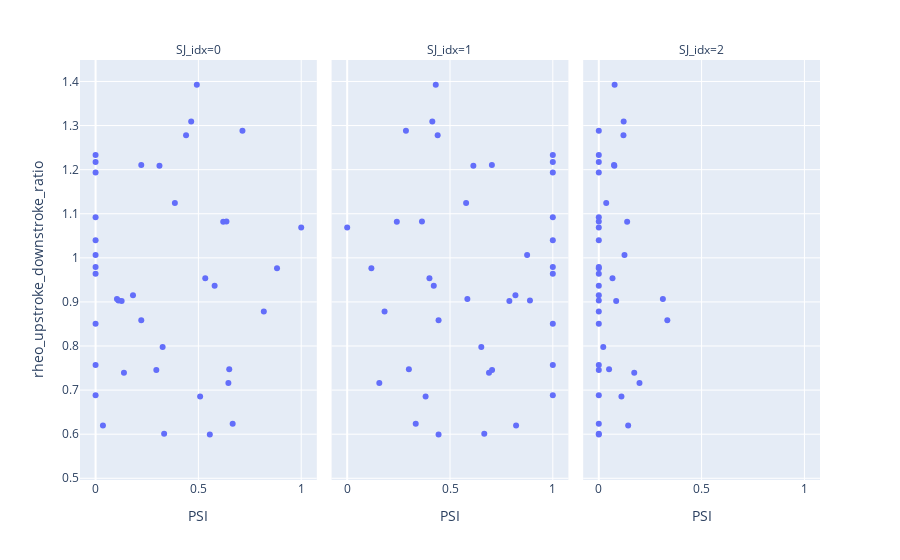

The notebook cell this image was saved under:
### Code cell
adata.plot_SJ_prop_sc_ttype(intron_group, ephys_prop)

### Figure 1 — Plotly figure (JSON) as saved in the notebook; plotly's stock layout.template omitted (floating-point values rounded to 4 significant figures)
{"data": [{"hovertemplate": "<b>%{hovertext}</b><br><br>SJ_idx=0<br>PSI=%{x}<br>rheo_upstroke_downstroke_ratio=%{y}<extra></extra>", "hovertext": ["Sst Calb2 Pdlim5", "Sst Esm1", "Sst Calb2 Necab1", "Sst Hpse Cbln4", "Sst Tac2 Myh4", "Pvalb Tpbg", "Vip Crispld2 Kcne4", "Vip Pygm C1ql1", "Vip Lmo1 Myl1", "Pvalb Vipr2", "Vip Rspo4 Rxfp1 Chat", "Pvalb Reln Itm2a", "Sst Chodl", "Pvalb Akr1c18 Ntf3", "Pvalb Gabrg1", "Pvalb Sema3e Kank4", "Sst Tac1 Htr1d", "Sst Crhr2 Efemp1", "Sst Tac1 Tacr3", "Sst Rxfp1 Prdm8", "Sst Crh 4930553C11Rik ", "Sst Tac2 Tacstd2", "Pvalb Reln Tac1", "Pvalb Th Sst", "Sst Nts", "Sst Hpse Sema3c", "Sst Rxfp1 Eya1", "Sst Mme Fam114a1", "Sst Myh8 Etv1 ", "Lamp5 Lsp1", "Lamp5 Plch2 Dock5", "Lamp5 Ntn1 Npy2r", "Sncg Vip Itih5", "Vip Lect1 Oxtr", "Sst Nr2f2 Necab1", "Sncg Vip Nptx2", "Vip Crispld2 Htr2c", "Vip Ptprt Pkp2", "Pvalb Gpr149 Islr", "Sncg Gpr50", "Lamp5 Fam19a1 Tmem182", "Vip Col15a1 Pde1a", "Serpinf1 Aqp5 Vip", "Pvalb Calb1 Sst", "Vip Chat Htr1f", "Vip Lmo1 Fam159b", "Vip Arhgap36 Hmcn1"], "legendgroup": "", "marker": {"color": "#636efa", "symbol": "circle"}, "mode": "markers", "name": "", "orientation": "v", "showlegend": false, "type": "scatter", "x": [0.3106, 0.4923, 0.44, 0.465, 0.3333, 0.5085, 0, 0.5556, null, 0.6667, null, 0.6458, 0.03571, 0.65, 0.7143, 0.6207, 0.2222, 0.3855, 0.2222, 0.1039, 0.6364, 0.3261, 0.8182, 0.8824, 0.1111, 0, 0.1379, 0.5789, 0.1818, 0.1268, 0.2955, 0, 0, null, 0.5333, 0, null, 0, null, 0, 0, 0, null, 1, 0, null, 0], "xaxis": "x", "y": [1.209, 1.393, 1.278, 1.309, 0.6007, 0.6853, 0.6881, 0.599, 0.5785, 0.6234, 0.5522, 0.7159, 0.6195, 0.7474, 1.288, 1.082, 1.21, 1.124, 0.8586, 0.9065, 1.082, 0.7979, 0.878, 0.9762, 0.9029, 1.006, 0.7394, 0.9369, 0.9153, 0.9022, 0.7457, 0.8506, 0.7567, 0.836, 0.9535, 0.9791, 1.225, 1.233, 1.272, 1.092, 0.9638, 1.04, 1.343, 1.069, 1.194, 1.215, 1.217], "yaxis": "y"}, {"hovertemplate": "<b>%{hovertext}</b><br><br>SJ_idx=1<br>PSI=%{x}<br>rheo_upstroke_downstroke_ratio=%{y}<extra></extra>", "hovertext": ["Sst Calb2 Pdlim5", "Sst Esm1", "Sst Calb2 Necab1", "Sst Hpse Cbln4", "Sst Tac2 Myh4", "Pvalb Tpbg", "Vip Crispld2 Kcne4", "Vip Pygm C1ql1", "Vip Lmo1 Myl1", "Pvalb Vipr2", "Vip Rspo4 Rxfp1 Chat", "Pvalb Reln Itm2a", "Sst Chodl", "Pvalb Akr1c18 Ntf3", "Pvalb Gabrg1", "Pvalb Sema3e Kank4", "Sst Tac1 Htr1d", "Sst Crhr2 Efemp1", "Sst Tac1 Tacr3", "Sst Rxfp1 Prdm8", "Sst Crh 4930553C11Rik ", "Sst Tac2 Tacstd2", "Pvalb Reln Tac1", "Pvalb Th Sst", "Sst Nts", "Sst Hpse Sema3c", "Sst Rxfp1 Eya1", "Sst Mme Fam114a1", "Sst Myh8 Etv1 ", "Lamp5 Lsp1", "Lamp5 Plch2 Dock5", "Lamp5 Ntn1 Npy2r", "Sncg Vip Itih5", "Vip Lect1 Oxtr", "Sst Nr2f2 Necab1", "Sncg Vip Nptx2", "Vip Crispld2 Htr2c", "Vip Ptprt Pkp2", "Pvalb Gpr149 Islr", "Sncg Gpr50", "Lamp5 Fam19a1 Tmem182", "Vip Col15a1 Pde1a", "Serpinf1 Aqp5 Vip", "Pvalb Calb1 Sst", "Vip Chat Htr1f", "Vip Lmo1 Fam159b", "Vip Arhgap36 Hmcn1"], "legendgroup": "", "marker": {"color": "#636efa", "symbol": "circle"}, "mode": "markers", "name": "", "orientation": "v", "showlegend": false, "type": "scatter", "x": [0.6136, 0.4308, 0.44, 0.414, 0.6667, 0.3814, 1, 0.4444, null, 0.3333, null, 0.1562, 0.8214, 0.3, 0.2857, 0.2414, 0.7037, 0.5783, 0.4444, 0.5844, 0.3636, 0.6522, 0.1818, 0.1176, 0.8889, 0.875, 0.6897, 0.4211, 0.8182, 0.7887, 0.7045, 1, 1, null, 0.4, 1, null, 1, null, 1, 1, 1, null, 0, 1, null, 1], "xaxis": "x2", "y": [1.209, 1.393, 1.278, 1.309, 0.6007, 0.6853, 0.6881, 0.599, 0.5785, 0.6234, 0.5522, 0.7159, 0.6195, 0.7474, 1.288, 1.082, 1.21, 1.124, 0.8586, 0.9065, 1.082, 0.7979, 0.878, 0.9762, 0.9029, 1.006, 0.7394, 0.9369, 0.9153, 0.9022, 0.7457, 0.8506, 0.7567, 0.836, 0.9535, 0.9791, 1.225, 1.233, 1.272, 1.092, 0.9638, 1.04, 1.343, 1.069, 1.194, 1.215, 1.217], "yaxis": "y2"}, {"hovertemplate": "<b>%{hovertext}</b><br><br>SJ_idx=2<br>PSI=%{x}<br>rheo_upstroke_downstroke_ratio=%{y}<extra></extra>", "hovertext": ["Sst Calb2 Pdlim5", "Sst Esm1", "Sst Calb2 Necab1", "Sst Hpse Cbln4", "Sst Tac2 Myh4", "Pvalb Tpbg", "Vip Crispld2 Kcne4", "Vip Pygm C1ql1", "Vip Lmo1 Myl1", "Pvalb Vipr2", "Vip Rspo4 Rxfp1 Chat", "Pvalb Reln Itm2a", "Sst Chodl", "Pvalb Akr1c18 Ntf3", "Pvalb Gabrg1", "Pvalb Sema3e Kank4", "Sst Tac1 Htr1d", "Sst Crhr2 Efemp1", "Sst Tac1 Tacr3", "Sst Rxfp1 Prdm8", "Sst Crh 4930553C11Rik ", "Sst Tac2 Tacstd2", "Pvalb Reln Tac1", "Pvalb Th Sst", "Sst Nts", "Sst Hpse Sema3c", "Sst Rxfp1 Eya1", "Sst Mme Fam114a1", "Sst Myh8 Etv1 ", "Lamp5 Lsp1", "Lamp5 Plch2 Dock5", "Lamp5 Ntn1 Npy2r", "Sncg Vip Itih5", "Vip Lect1 Oxtr", "Sst Nr2f2 Necab1", "Sncg Vip Nptx2", "Vip Crispld2 Htr2c", "Vip Ptprt Pkp2", "Pvalb Gpr149 Islr", "Sncg Gpr50", "Lamp5 Fam19a1 Tmem182", "Vip Col15a1 Pde1a", "Serpinf1 Aqp5 Vip", "Pvalb Calb1 Sst", "Vip Chat Htr1f", "Vip Lmo1 Fam159b", "Vip Arhgap36 Hmcn1"], "legendgroup": "", "marker": {"color": "#636efa", "symbol": "circle"}, "mode": "markers", "name": "", "orientation": "v", "showlegend": false, "type": "scatter", "x": [0.07576, 0.07692, 0.12, 0.121, 0, 0.1102, 0, 0, null, 0, null, 0.1979, 0.1429, 0.05, 0, 0.1379, 0.07407, 0.03614, 0.3333, 0.3117, 0, 0.02174, 0, 0, 0, 0.125, 0.1724, 0, 0, 0.08451, 0, 0, 0, null, 0.06667, 0, null, 0, null, 0, 0, 0, null, 0, 0, null, 0], "xaxis": "x3", "y": [1.209, 1.393, 1.278, 1.309, 0.6007, 0.6853, 0.6881, 0.599, 0.5785, 0.6234, 0.5522, 0.7159, 0.6195, 0.7474, 1.288, 1.082, 1.21, 1.124, 0.8586, 0.9065, 1.082, 0.7979, 0.878, 0.9762, 0.9029, 1.006, 0.7394, 0.9369, 0.9153, 0.9022, 0.7457, 0.8506, 0.7567, 0.836, 0.9535, 0.9791, 1.225, 1.233, 1.272, 1.092, 0.9638, 1.04, 1.343, 1.069, 1.194, 1.215, 1.217], "yaxis": "y3"}], "layout": {"annotations": [{"font": {}, "showarrow": false, "text": "SJ_idx=0", "x": 0.16, "xanchor": "center", "xref": "paper", "y": 1, "yanchor": "bottom", "yref": "paper"}, {"font": {}, "showarrow": false, "text": "SJ_idx=1", "x": 0.5, "xanchor": "center", "xref": "paper", "y": 1, "yanchor": "bottom", "yref": "paper"}, {"font": {}, "showarrow": false, "text": "SJ_idx=2", "x": 0.84, "xanchor": "center", "xref": "paper", "y": 1, "yanchor": "bottom", "yref": "paper"}], "legend": {"tracegroupgap": 0}, "margin": {"t": 60}, "xaxis": {"anchor": "y", "domain": [0, 0.32], "title": {"text": "PSI"}}, "xaxis2": {"anchor": "y2", "domain": [0.34, 0.66], "matches": "x", "title": {"text": "PSI"}}, "xaxis3": {"anchor": "y3", "domain": [0.68, 1.0], "matches": "x", "title": {"text": "PSI"}}, "yaxis": {"anchor": "x", "domain": [0, 1], "title": {"text": "rheo_upstroke_downstroke_ratio"}}, "yaxis2": {"anchor": "x2", "domain": [0, 1], "matches": "y", "showticklabels": false}, "yaxis3": {"anchor": "x3", "domain": [0, 1], "matches": "y", "showticklabels": false}}}
